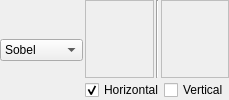
             <widget class="QWidget" name="page_11">
              <layout class="QHBoxLayout" name="horizontalLayout_14">
               <property name="spacing">
                <number>2</number>
               </property>
               <property name="leftMargin">
                <number>0</number>
               </property>
               <property name="topMargin">
                <number>0</number>
               </property>
               <property name="rightMargin">
                <number>0</number>
               </property>
               <property name="bottomMargin">
                <number>0</number>
               </property>
               <item>
                <widget class="QComboBox" name="comboBoxSegEdge">
                 <item>
                  <property name="text">
                   <string>Sobel</string>
                  </property>
                 </item>
                 <item>
                  <property name="text">
                   <string>Robert</string>
                  </property>
                 </item>
                 <item>
                  <property name="text">
                   <string>Prewitt</string>
                  </property>
                 </item>
                 <item>
                  <property name="text">
                   <string>Laplacian</string>
                  </property>
                 </item>
                </widget>
               </item>
               <item>
                <layout class="QVBoxLayout" name="verticalLayout_17">
                 <property name="spacing">
                  <number>2</number>
                 </property>
                 <item>
                  <layout class="QHBoxLayout" name="horizontalLayout_12">
                   <property name="spacing">
                    <number>2</number>
                   </property>
                   <item>
                    <widget class="Mat3x3" name="matrixSegEdgeHor">
                     <property name="enabled">
                      <bool>false</bool>
                     </property>
                     <property name="frameShape">
                      <enum>QFrame::Box</enum>
                     </property>
                    </widget>
                   </item>
                   <item>
                    <widget class="Line" name="line_2">
                     <property name="orientation">
                      <enum>Qt::Vertical</enum>
                     </property>
                    </widget>
                   </item>
                   <item>
                    <widget class="Mat3x3" name="matrixSegEdgeVer">
                     <property name="enabled">
                      <bool>false</bool>
                     </property>
                     <property name="frameShape">
                      <enum>QFrame::Box</enum>
                     </property>
                    </widget>
                   </item>
                  </layout>
                 </item>
                 <item>
                  <layout class="QHBoxLayout" name="horizontalLayout_13">
                   <property name="spacing">
                    <number>0</number>
                   </property>
                   <item>
                    <widget class="QCheckBox" name="checkBoxHor">
                     <property name="text">
                      <string>Horizontal</string>
                     </property>
                     <property name="checked">
                      <bool>true</bool>
                     </property>
                    </widget>
                   </item>
                   <item>
                    <widget class="QCheckBox" name="checkBoxVer">
                     <property name="text">
                      <string>Vertical</string>
                     </property>
                    </widget>
                   </item>
                  </layout>
                 </item>
                </layout>
               </item>
              </layout>
             </widget>
